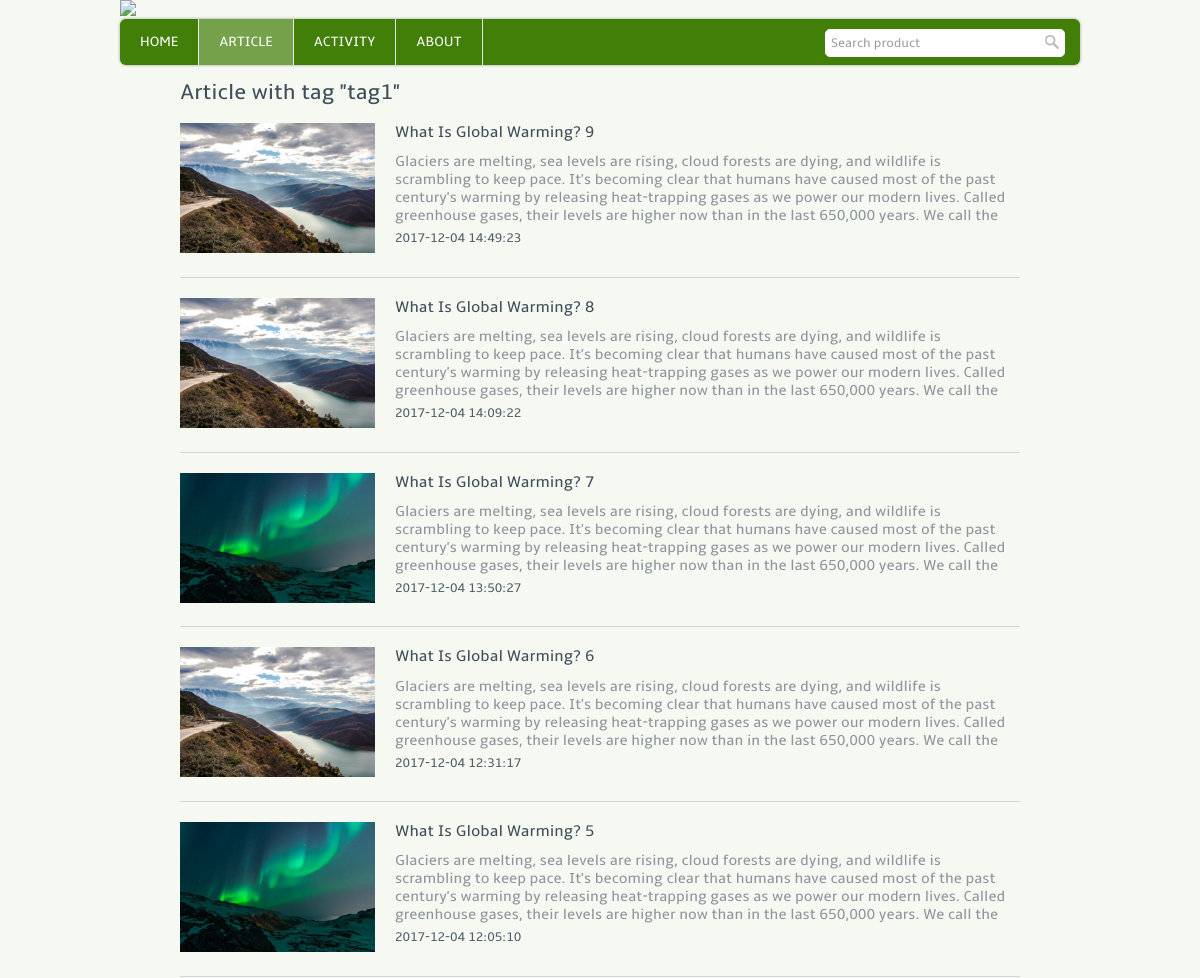
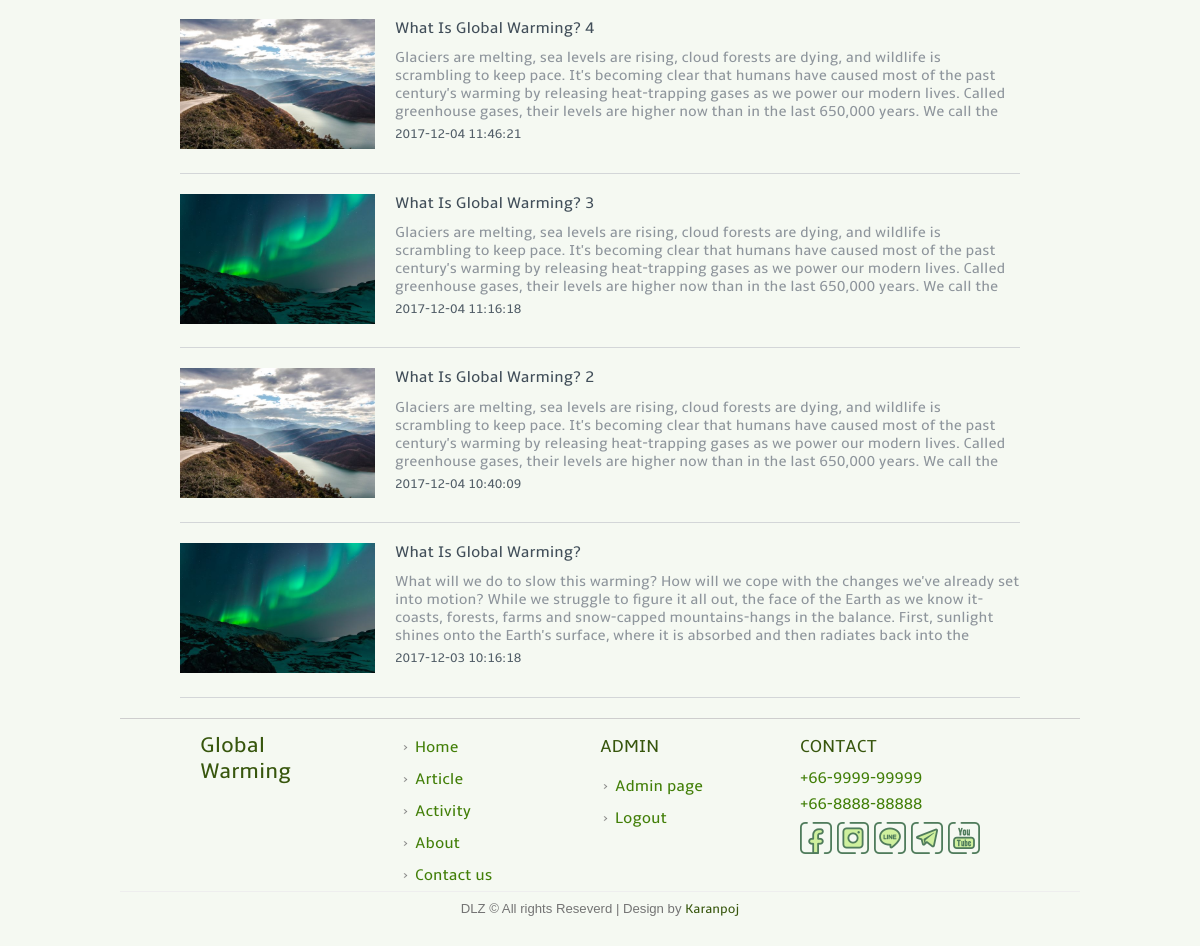
The app's page /tag.php?tag=tag1 (signed in), older data (2 pictures, top to bottom).
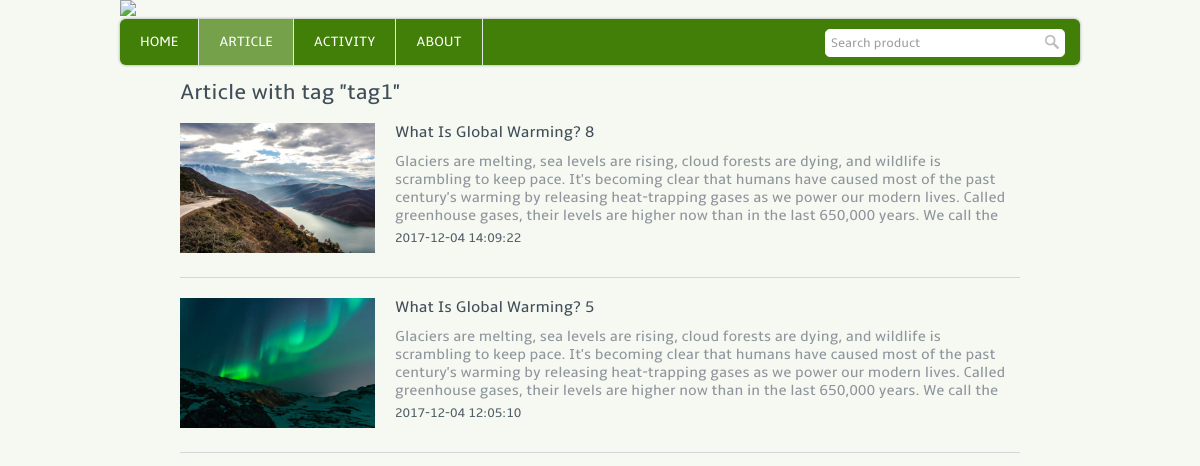
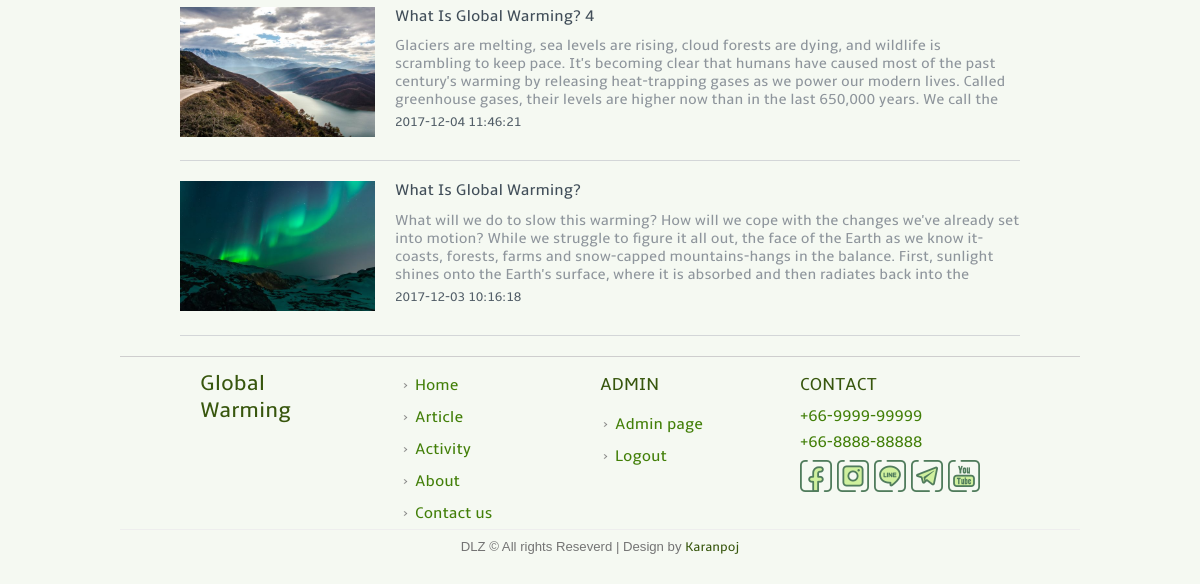
The same page, newer data (2 pictures, top to bottom).
### tables this page shows
CREATE TABLE `article` (
  `article_id` int(11) NOT NULL,
  `tag_id` int(11) NOT NULL,
  `article_name` varchar(255) NOT NULL,
  `art_author` varchar(255) NOT NULL,
  `article_time` datetime NOT NULL,
  `article_text` text NOT NULL,
  `article_imgs` text NOT NULL,
  `visitor_art` int(11) NOT NULL DEFAULT '0'
);

### template.class.php (called while the page is built, shortened)
<?php
    class Template {
        protected $file;
        protected $values = array();
        public function __construct($file) {
            $this->file = $file;
        }
        public function set($key, $value) {
            $this->values[$key] = $value;
        }
        public function output() {
            $output = file_get_contents($this->file);
            foreach ($this->values as $key => $value) {
            	$tagToReplace = "[@$key]";
            	$output = str_replace($tagToReplace, $value, $output);
            }
            return $output;
        }
    }
?>

### tag.php (the view, shortened to what this page needs)
<?php
	require_once('connect.php');
	include("template.class.php");
	if(!isset($_SESSION['adminname']))
	{
		$user_login = false;
		$layout_header = new Template("layout_header.tpl");
		$layout_footer = new Template("layout_footer.tpl");
	}
	else{
		$layout_header = new Template("layout_header_admin.tpl");
		$layout_footer = new Template("layout_footer_admin.tpl");
	}
	$layout_header->set('menu_article','class="active"');
	$layout_header->set('title','Article : Global warming website');
	echo $layout_header->output();
?>
	<div class="full_page">
		<br>
		<div class="all_article">
<?php
			echo '<h3>Article with tag "'.$_GET['tag'].'"</h3>';
			$q = "select a.*,t.tag_name from article a , tags t where t.tag_id = a.tag_id and tag_name like '".$_GET['tag']."' order by article_time desc";
			$result = $mysqli -> query($q);
			$numR = $result->num_rows;
			if ($numR != 0) {
				while ($row=$result->fetch_array()) {
?>
			<a href="article_read.php?art=<?php echo $row['article_id']; ?>" target='_blank'>
				<div class="list_article">
					<img src="img/article/<?php $arr = explode("?#",$row['article_imgs']);echo $arr[0]; ?>">
					<h4><?php echo $row['article_name']; ?></h4>
					<p><?php echo $row['article_text']; ?></p>
					<h5><?php echo $row['article_time']; ?></h5>
				</div>
			</a>
<?php
				}
			}
?>
			</div>
		</div>
<?php
	echo $layout_footer->output();
?>

Row changes from the older to the newer data that the page shows:
no longer on this page (row edited): article: article_name "What Is Global Warming? 9", article_text "Glaciers are melting, sea levels are rising, cloud forests are dying, and wildlife is scrambling to keep pace. It's becoming clear that humans have caused most of the past century's warming by releasing heat-trapping gases as we power our modern lives. Called greenhouse gases, their levels are higher now than in the last 650,000 years. We call the…", article_time "2017-12-04 14:49:23"
no longer on this page (row edited): article: article_name "What Is Global Warming? 7", article_text "Glaciers are melting, sea levels are rising, cloud forests are dying, and wildlife is scrambling to keep pace. It's becoming clear that humans have caused most of the past century's warming by releasing heat-trapping gases as we power our modern lives. Called greenhouse gases, their levels are higher now than in the last 650,000 years. We call the…", article_time "2017-12-04 13:50:27"
no longer on this page (row edited): article: article_name "What Is Global Warming? 6", article_text "Glaciers are melting, sea levels are rising, cloud forests are dying, and wildlife is scrambling to keep pace. It's becoming clear that humans have caused most of the past century's warming by releasing heat-trapping gases as we power our modern lives. Called greenhouse gases, their levels are higher now than in the last 650,000 years. We call the…", article_time "2017-12-04 12:31:17"
no longer on this page (row edited): article: article_name "What Is Global Warming? 3", article_text "Glaciers are melting, sea levels are rising, cloud forests are dying, and wildlife is scrambling to keep pace. It's becoming clear that humans have caused most of the past century's warming by releasing heat-trapping gases as we power our modern lives. Called greenhouse gases, their levels are higher now than in the last 650,000 years. We call the…", article_time "2017-12-04 11:16:18"
no longer on this page (row edited): article: article_name "What Is Global Warming? 2", article_text "Glaciers are melting, sea levels are rising, cloud forests are dying, and wildlife is scrambling to keep pace. It's becoming clear that humans have caused most of the past century's warming by releasing heat-trapping gases as we power our modern lives. Called greenhouse gases, their levels are higher now than in the last 650,000 years. We call the…", article_time "2017-12-04 10:40:09"
